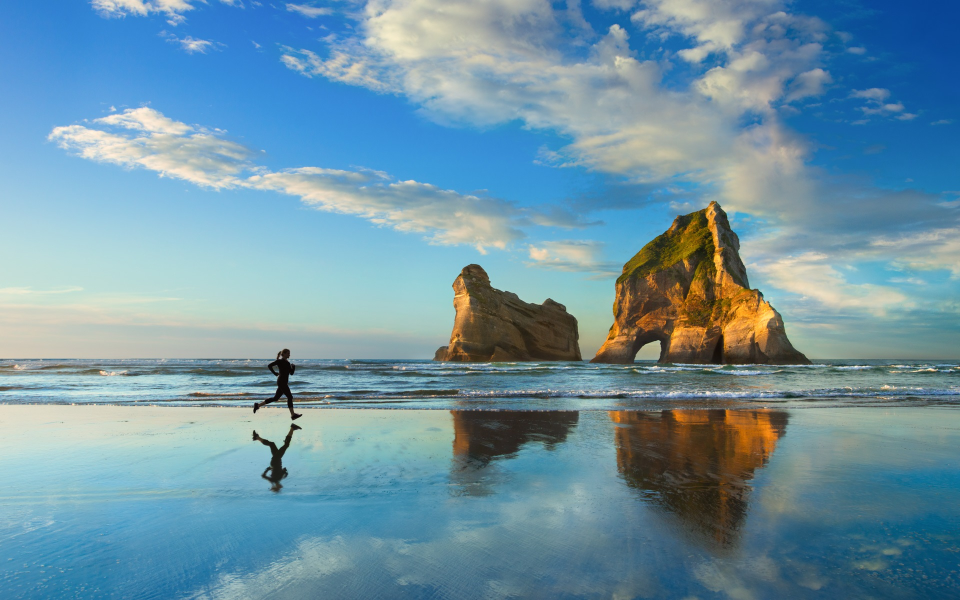
#> input picture Image Histograms (CV-2)/Resources_1.3/img1.jpg, 1920 x 1200 px, found by its file name (shown at 1/2 size)
$ jupyter execute CV-1.ipynb
#> lines starting #> are read from the running program, lines starting #| are printed output that depends on the picture
# Colour conversion and geometric transformations

[cell 1]
# Importing libraries, packages and the image file
import numpy as np
import cv2 as cv
img = cv.imread('D:\Deakin University (Applied AI (Professional)\SIT789 (Applications of Computer Vision and Speech Processing)\Tasks & Assignments\Task-1.1P\Resources_1.1\img1.jpg')
#> img is the input picture: shape (1200, 1920, 3); mean B, G, R 164.3, 148, 111.1

## Colour Conversion ##

[cell 2]
# converting BGR img into HSV space
img_hsv = cv.cvtColor(img, cv.COLOR_BGR2HSV)
#> img_hsv: shape (1200, 1920, 3); mean H, S, V 84.1, 100.4, 171.7
cv.imshow('image in HSV', img_hsv)
cv.waitKey(0)
cv.destroyAllWindows()

[cell 3]
cv.imwrite('img_hsv.png', img_hsv)
#> Out = True

[cell 4]
# convert BGR img into gray image
img_gray = cv.cvtColor(img, cv.COLOR_BGR2GRAY)
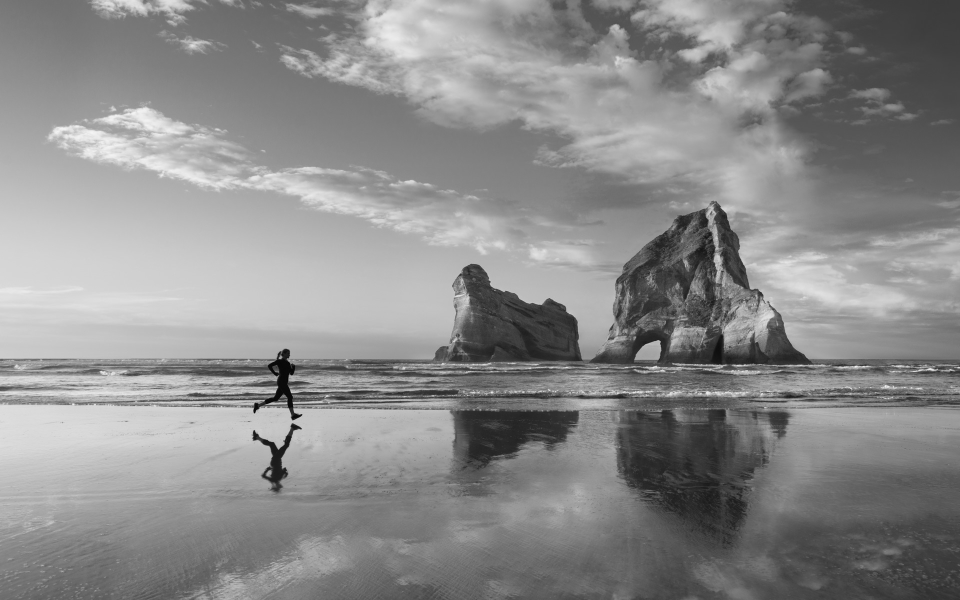
#> img_gray: shape (1200, 1920) (shown at 1/2 size); min 0, max 247, mean 138.8
cv.imshow('image in gray', img_gray)
cv.waitKey(0)
cv.destroyAllWindows()

[cell 5]
cv.imwrite('img_gray.png', img_gray)
#> Out = True

# Geometric Transformations #

## Scaling ##

[cell 6]
# Scaling the Image
height, width = img.shape[:2]
#> height = 1200; width = 1920
h_scale = 0.5
v_scale = 0.4
new_height = (int) (height * v_scale) # we need this as the new height must be interger
#> new_height = 480
new_width = (int) (width * h_scale) # we need this as the new width must be interger
#> new_width = 960
img_resize = cv.resize(img, (new_width, new_height), interpolation = cv.INTER_LINEAR)
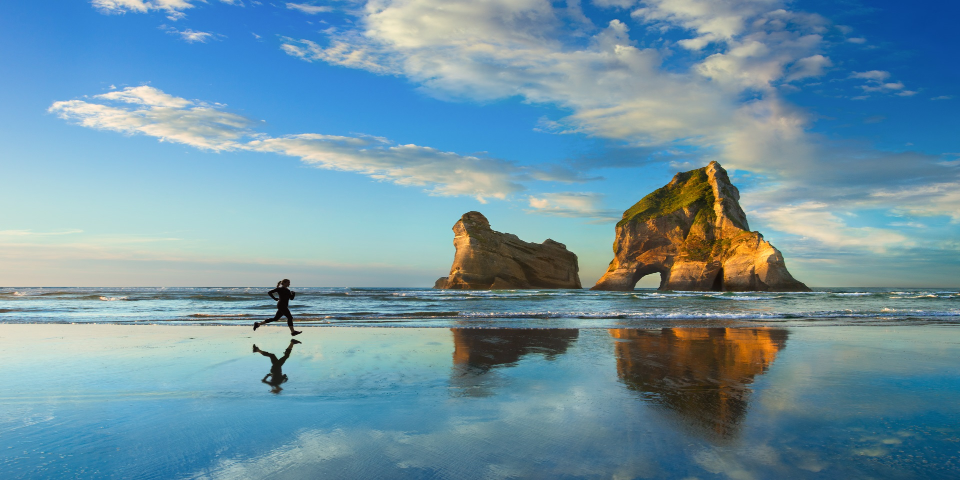
#> img_resize: shape (480, 960, 3); mean B, G, R 164.3, 147.9, 111.1
cv.imshow('resize', img_resize)
cv.waitKey(0)
cv.destroyAllWindows()

[cell 7]
cv.imwrite('img_resize.png', img_resize)
#> Out = True

## Translation ##

**Translation transformation shifts an image to a new location determined by a translation vector.**

**We first need to determine the translation vector t=[t.x,t.y]**

[cell 8]
# Translation transformation of the Image
# Determining the translation vector t=[t.x,t.y]
t_x = 100
t_y = 200

[cell 9]
# Defining a transformation matrix 𝑀
M = np.float32([[1, 0, t_x], [0, 1, t_y]])

[cell 10]
# Making sure that the translated image will have the same dimension with the original image
height, width = img.shape[:2] #this will get the number of rows and columns in img
img_translation = cv.warpAffine(img, M, (width, height))
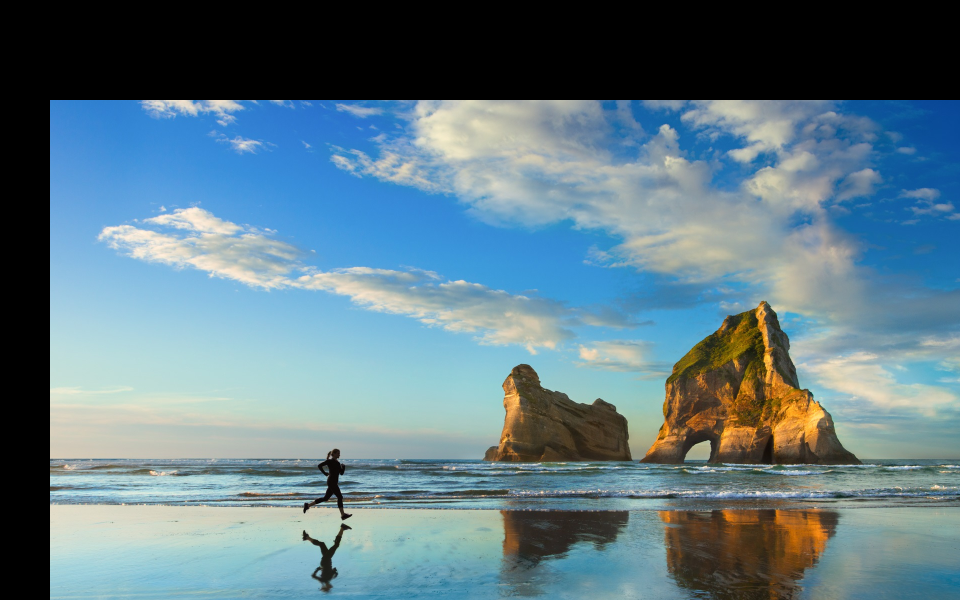
#> img_translation: shape (1200, 1920, 3) (shown at 1/2 size); mean B, G, R 133.5, 122.3, 95.9
cv.imshow('translation', img_translation)
cv.waitKey(0)
cv.destroyAllWindows()

[cell 11]
cv.imwrite('img_translation.png', img_translation)
#> Out = True

## Rotation ##

[cell 12]
# Rotating the image img 45 degrees in anti-clockwise
theta = 45 #rotate 45 degrees in anti-clockwise

[cell 13]
# Rotating img around its centre c
c_x = (width - 1) / 2.0 # column index varies in [0, width-1]
#> c_x = 959.5
c_y = (height - 1) / 2.0 # row index varies in [0, height-1]
#> c_y = 599.5
c = (c_x, c_y) # A point is defined by x and y coordinate
#> c = (959.5, 599.5)
print(c)
#| (959.5, 599.5)

[cell 14]
# Scale s is set to 1, the matrix M is finally calculated using 'cv.getRotationMatrix2D'
s = 1
M = cv.getRotationMatrix2D(c, theta, s)

[cell 15]
# Image Rotation
img_rotation = cv.warpAffine(img, M, (width, height))
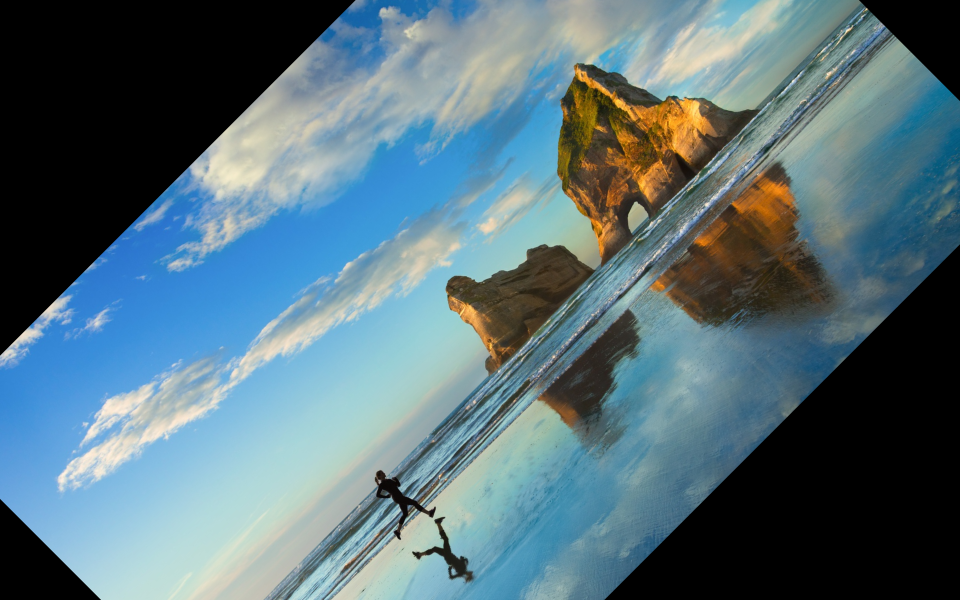
#> img_rotation: shape (1200, 1920, 3) (shown at 1/2 size); mean B, G, R 123, 113.5, 88.2
cv.imshow('rotation', img_rotation)
cv.waitKey(0)
cv.destroyAllWindows()

[cell 16]
cv.imwrite('img_rotation.png', img_rotation)
#> Out = True

## Affine ##

[cell 17]
# Defining Affine Matrix
m00 = 0.38
m01 = 0.27
m02 = -47.18
m10 = -0.14
m11 = 0.75
m12 = 564.32

M = np.float32([[m00, m01, m02], [m10, m11, m12]])

[cell 18]
# applying 'cv.warpAffine' with M
height, width = img.shape[:2]
img_affine = cv.warpAffine(img, M, (width, height))
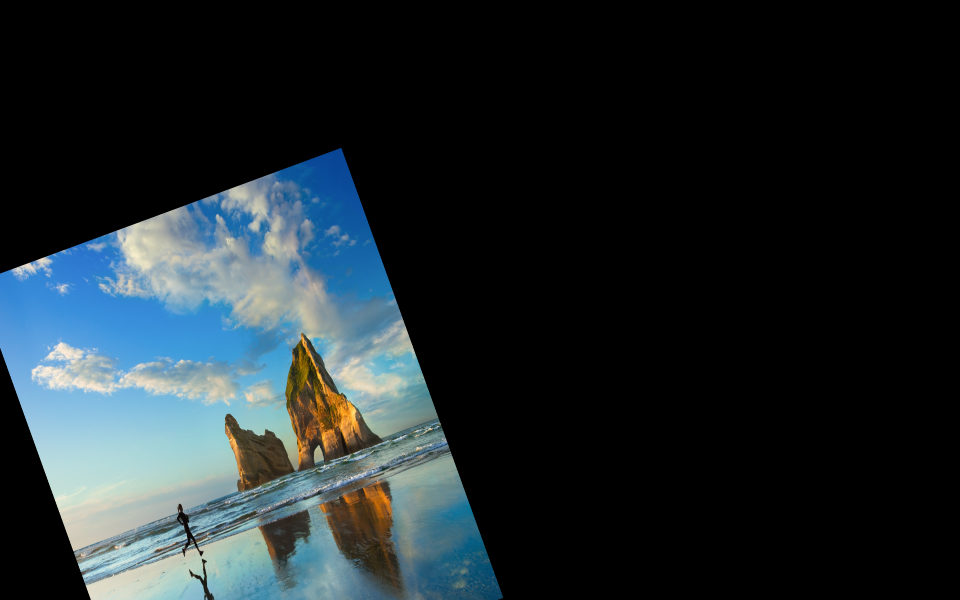
#> img_affine: shape (1200, 1920, 3) (shown at 1/2 size); mean B, G, R 45, 40.9, 31.5
cv.imshow('affine', img_affine)
cv.waitKey(0)
cv.destroyAllWindows()

[cell 19]
cv.imwrite('img_affine.png', img_affine)
#> Out = True

[cell 20]
# using 'cv.warpAffine' to replace 'cv.resize'
M = np.float32([[h_scale, 0, 0], [0, v_scale, 0]])

[cell 21]
img_scaling = cv.warpAffine(img, M, (width, height))
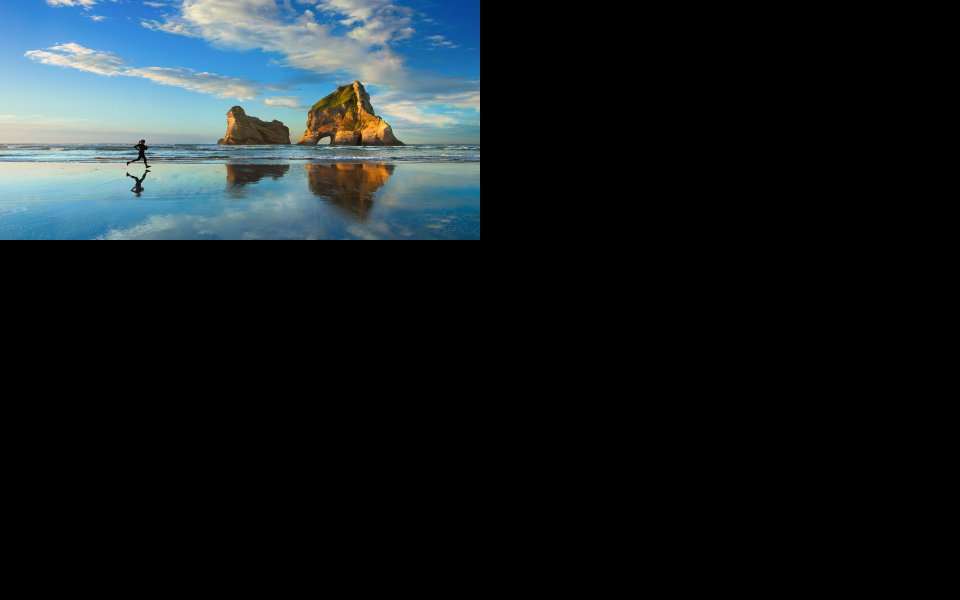
#> img_scaling: shape (1200, 1920, 3) (shown at 1/2 size); mean B, G, R 32.9, 29.6, 22.3
cv.imshow('Scaling using warpAffine', img_scaling)
cv.waitKey(0)
cv.destroyAllWindows()

[cell 22]
cv.imwrite('img_scale11.png', img_scaling)
#> Out = True

$ run again, with Image Histograms (CV-2)/Resources_1.3/img2.jpg copied over Image Histograms (CV-2)/Resources_1.3/img1.jpg
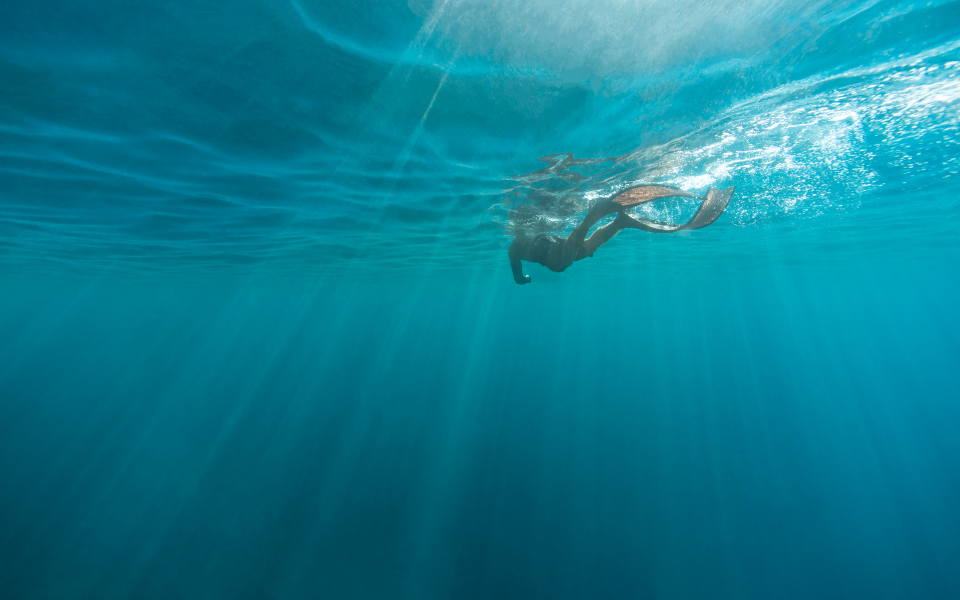
#> input picture Image Histograms (CV-2)/Resources_1.3/img2.jpg, 1920 x 1200 px, found by its file name (shown at 1/2 size)
#> img is the input picture: shape (1200, 1920, 3); mean B, G, R 145.5, 125.3, 13.4
#> img_hsv: shape (1200, 1920, 3); mean H, S, V 94.6, 237.5, 145.5
#> `cv.imwrite('img_hsv.png', img_hsv)`: Out = True
#| (959.5, 599.5)
#> `img_rotation = cv.warpAffine(img, M, (width, height))`:
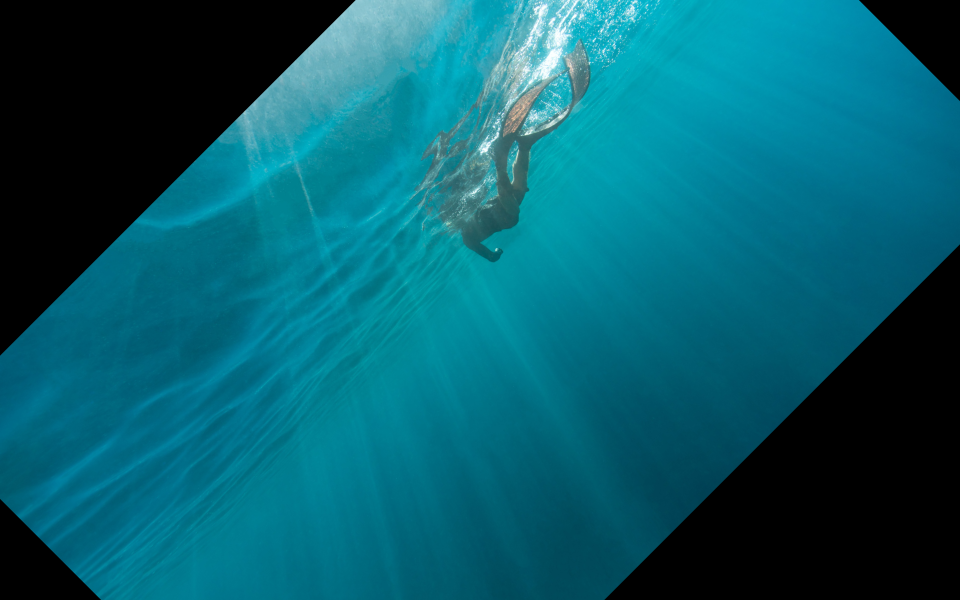
#> img_rotation: shape (1200, 1920, 3) (shown at 1/2 size); mean B, G, R 109, 93.5, 6.7
#> `img_scaling = cv.warpAffine(img, M, (width, height))`:
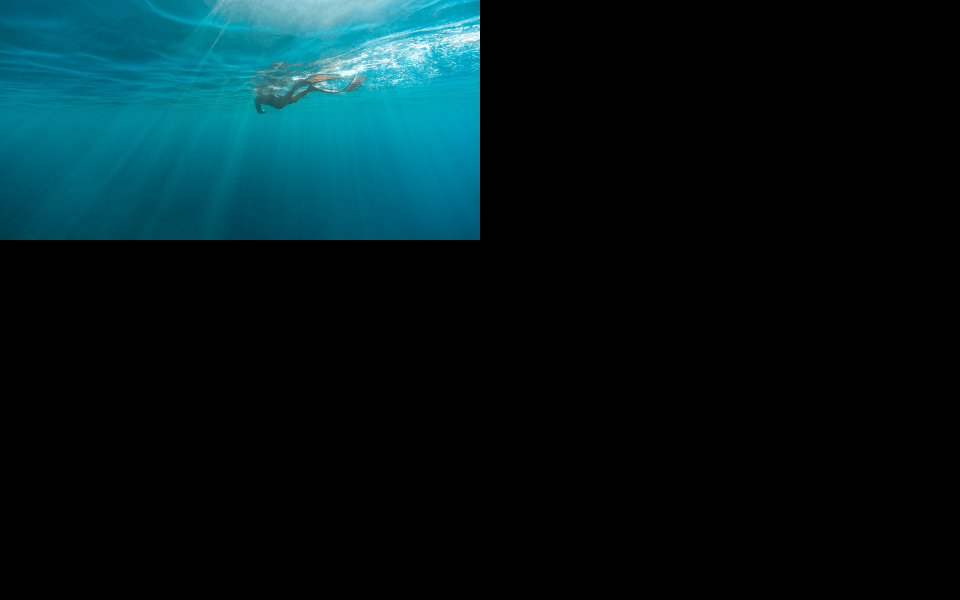
#> img_scaling: shape (1200, 1920, 3) (shown at 1/2 size); mean B, G, R 29.1, 25.1, 2.7

$ run again, with Image Histograms (CV-2)/Resources_1.3/img3.jpg copied over Image Histograms (CV-2)/Resources_1.3/img1.jpg
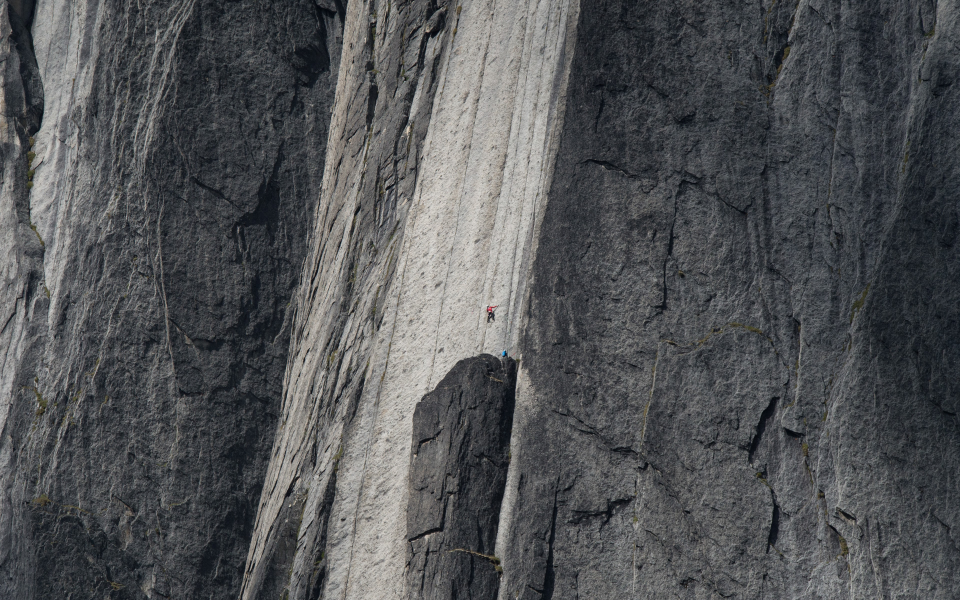
#> input picture Image Histograms (CV-2)/Resources_1.3/img3.jpg, 1920 x 1200 px, found by its file name (shown at 1/2 size)
#> img is the input picture: shape (1200, 1920, 3); mean B, G, R 85.4, 83.4, 81.9
#> img_hsv: shape (1200, 1920, 3); mean H, S, V 87.6, 27.8, 87.2
#> `cv.imwrite('img_hsv.png', img_hsv)`: Out = True
#| (959.5, 599.5)
#> `img_rotation = cv.warpAffine(img, M, (width, height))`:
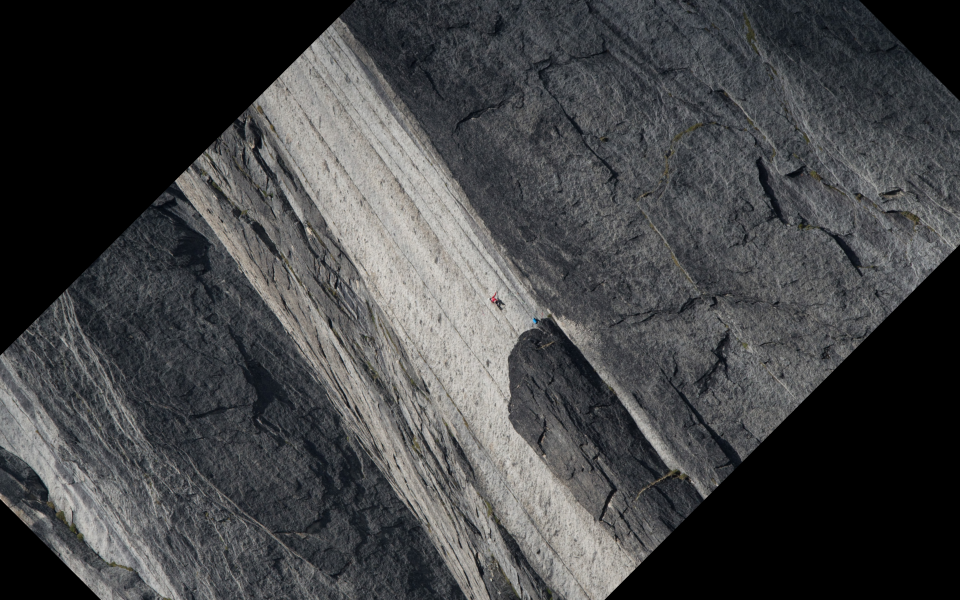
#> img_rotation: shape (1200, 1920, 3) (shown at 1/2 size); mean B, G, R 68.8, 67.7, 66.9
#> `img_scaling = cv.warpAffine(img, M, (width, height))`:
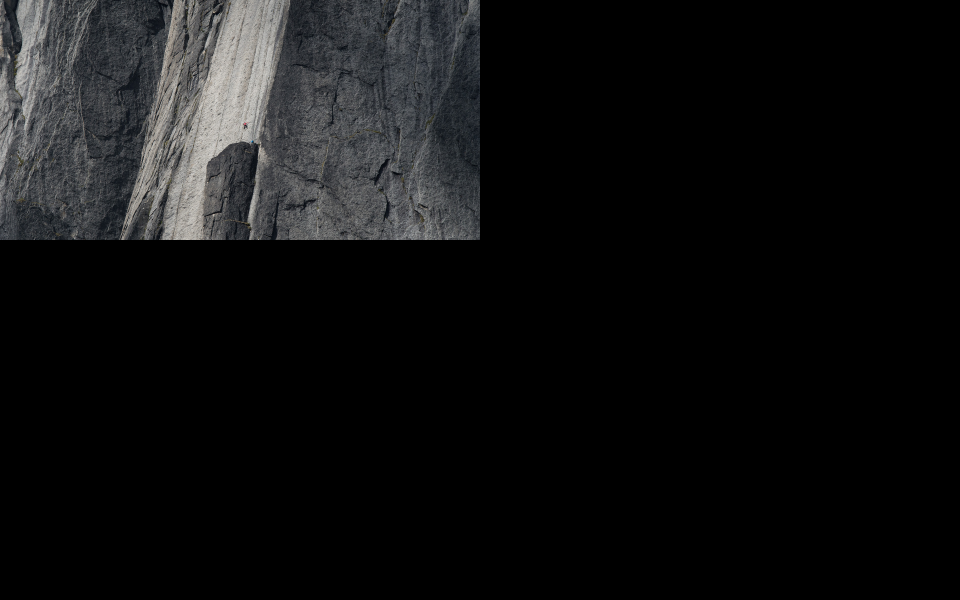
#> img_scaling: shape (1200, 1920, 3) (shown at 1/2 size); mean B, G, R 17.1, 16.7, 16.4
